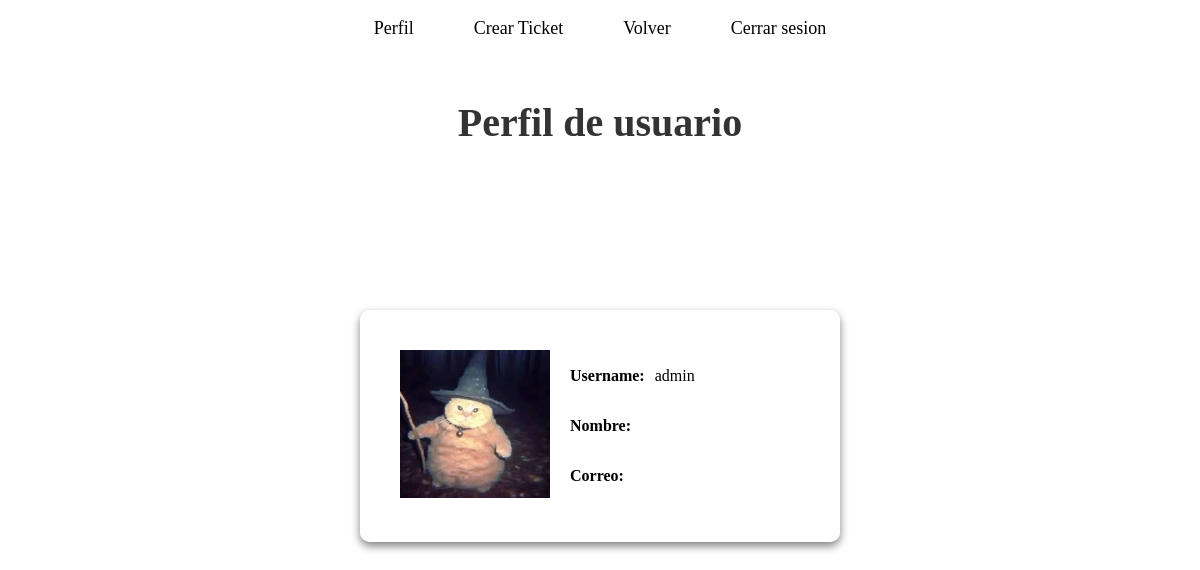
Page /SAS_tickets/perfil/ (signed in) on the earlier database version.
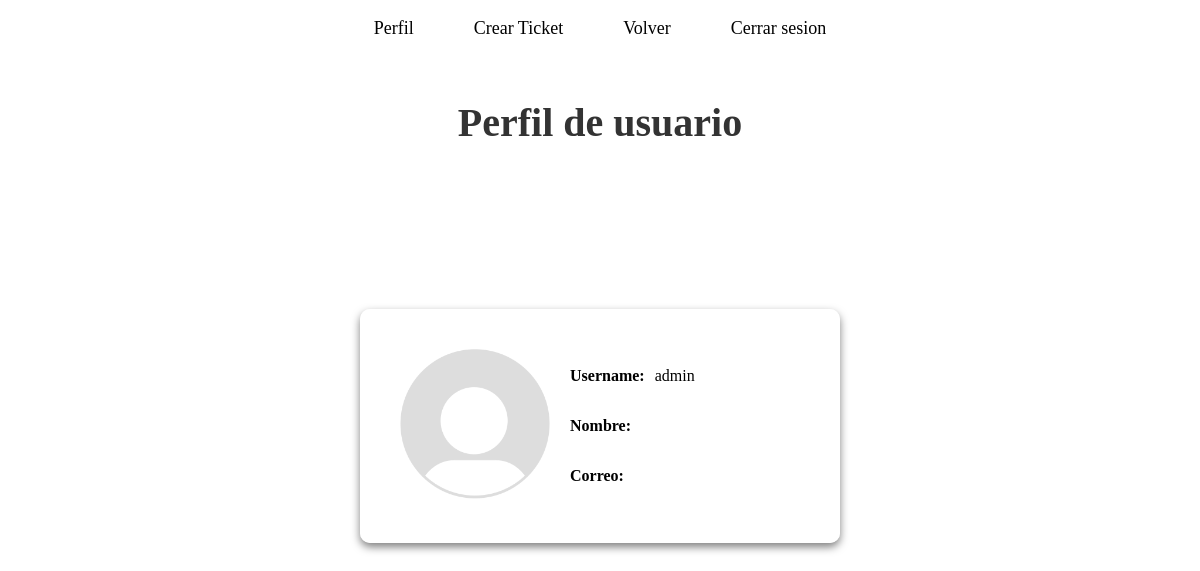
Same page on the later database version.
### SAS_tickets/models.py (models this page shows, shortened)
class Usuario(models.Model):
    user        = models.OneToOneField(User, on_delete=models.CASCADE)
    is_techsupp = models.BooleanField(default=False)
    profilepic  = models.ImageField(upload_to='pfp/', blank=True, null=True)

### SAS_tickets/views.py (the view)
# urls.py: path('perfil/', views.perfil, name="perfil"),
def perfil(request):
    user    = request.user
    usuario = Usuario.objects.get(user=user)
    default_pfp = f"{settings.MEDIA_URL}pfp/default_pfp.png"
    context = {
        "user": user,
        "usuario": usuario,
        "default_pfp": default_pfp
    }
    return render(request,'SAS_TICKETS/perfil.html', context)

### SAS_tickets/templates/SAS_tickets/perfil.html (shortened to what this page needs)
{% load static %}
<!DOCTYPE html>
<html lang="en">
<head>
    <link rel="stylesheet" href="{% static 'perfil.css' %}">
</head>
<body>
    <header>
        <nav class="navbar">
            <ul class="nav-list">
                <li><a href="#">Perfil</a></li>
                <li><a href="#">Crear Ticket</a></li>
                <li><a href="{% url 'tickets' %}">Volver</a></li>
                <li><a href="#">Cerrar sesion</a></li>
            </ul>
        </nav>
    </header>
    <h1>Perfil de usuario</h1>
    <div class="container">
        <div class="perfil-box">
            <div class="profile-content">
                <div class="profile-image">
                    {% if usuario.profilepic %}
                        <img src="{{ usuario.profilepic.url }}" alt="Foto de perfil" width="150">
                    {% else %}
                        <img src="{{ default_pfp }}" alt="Foto de perfil por defecto" width="150">
                    {% endif %}
                </div>
                <div class="profile-info">
                    <div><p class="profile-label">Username:</p>{{ user.username }}</div>
                    <div><p class="profile-label">Nombre:</p>{{ user.first_name }} {{ user.last_name }}</div>
                    <div><p class="profile-label">Correo:</p>{{ user.email }}</div>
                </div>
            </div>
        </div>
    </div>
</body>
</html>

Differences in the rows shown:
no longer on this page (row edited): Usuario: profilepic (picture)
